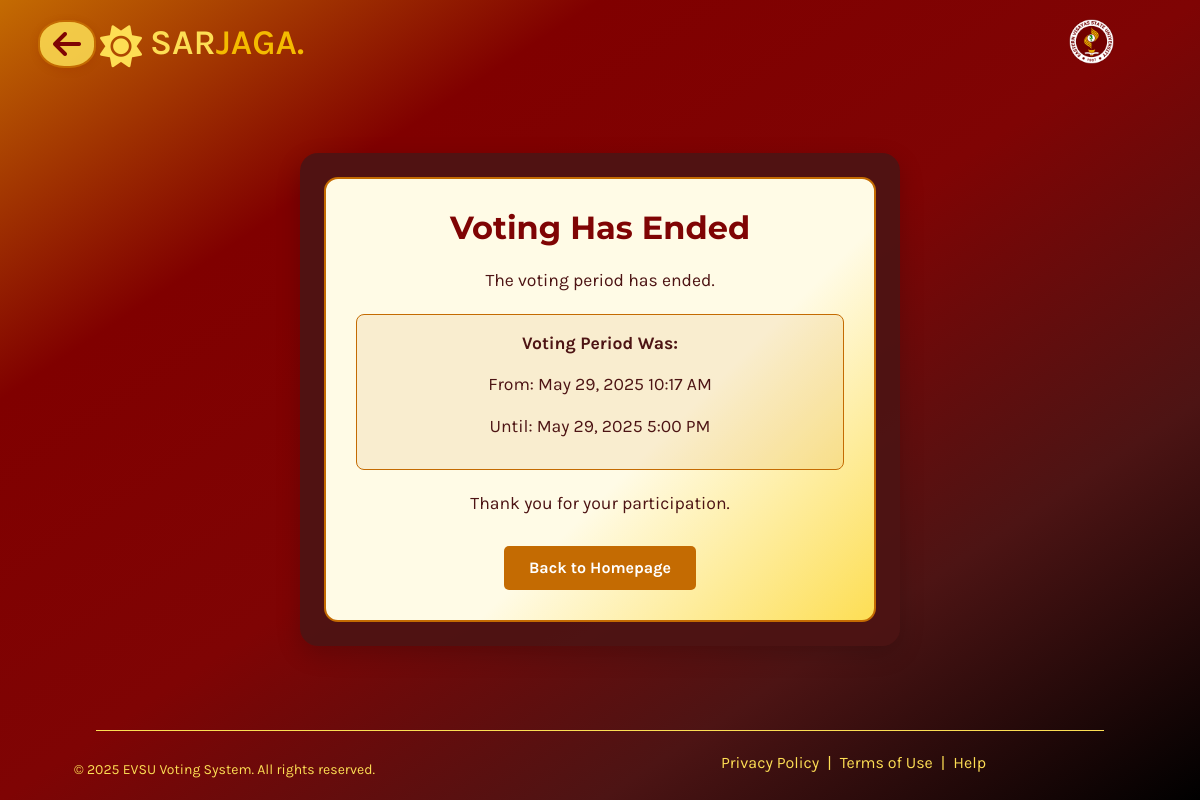
Page /scanner.php on the earlier database version.
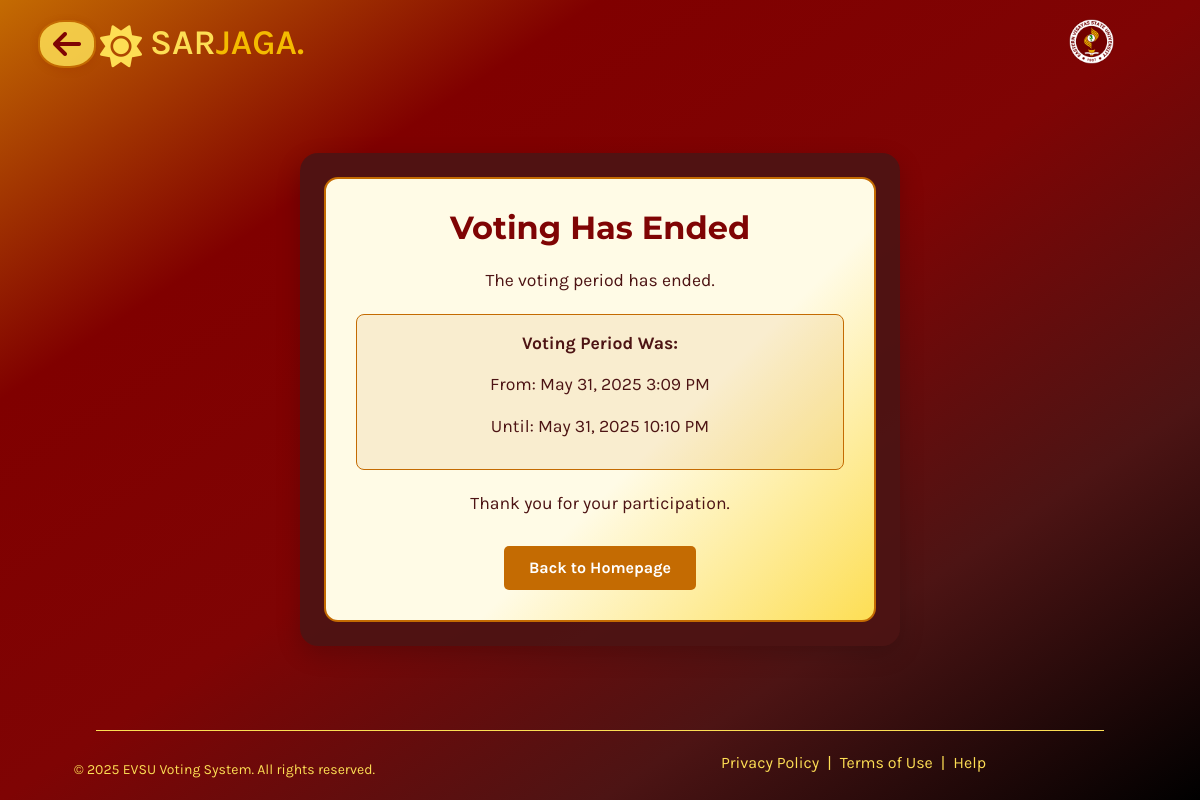
Same page on the later database version.
### tables this page shows
CREATE TABLE `scanner_settings` (
  `id` int(11) NOT NULL,
  `start_datetime` datetime NOT NULL,
  `end_datetime` datetime NOT NULL,
  `created_at` timestamp NOT NULL DEFAULT current_timestamp(),
  `updated_at` timestamp NOT NULL DEFAULT current_timestamp() ON UPDATE current_timestamp()
);

### scanner.php (the view, shortened to what this page needs)
<?php
include 'db.php';
$stmt = $conn->prepare("SELECT start_datetime, end_datetime FROM scanner_settings ORDER BY id DESC LIMIT 1");
$stmt->execute();
$result = $stmt->get_result();
$voting_status = '';
$start_time = '';
$end_time = '';
if ($result->num_rows > 0) {
    $settings = $result->fetch_assoc();
    $now = new DateTime();
    $start = new DateTime($settings['start_datetime']);
    $end = new DateTime($settings['end_datetime']);
    if ($now < $start) {
        $voting_status = 'not_started';
        $start_time = $start->format('F j, Y g:i A');
        $end_time = $end->format('F j, Y g:i A');
    } elseif ($now > $end) {
        $voting_status = 'ended';
        $start_time = $start->format('F j, Y g:i A');
        $end_time = $end->format('F j, Y g:i A');
    }
} else {
    $voting_status = 'not_set';
}
?>
<!DOCTYPE html>
<html lang="en">
<head>
    <link href="https://cdn.jsdelivr.net/npm/bootstrap@5.3.0-alpha3/dist/css/bootstrap.min.css" rel="stylesheet">
    <link rel="stylesheet" href="https://cdnjs.cloudflare.com/ajax/libs/font-awesome/6.5.0/css/all.min.css">
</head>
<body>
    <a href="Homepage.html" class="back-icon entrance-animate" title="Back to Homepage">
        <i class="fas fa-arrow-left"></i>
    </a>
    <header class="entrance-animate">
        <nav>
            <div class="logo">
                <a href="Homepage.html"><i class="fas fa-sun" style="margin-right: 8px;"></i>SAR<span>JAGA.</span></a>
            </div>
            <ul>
                <li class="evsu-logo-nav">
                    <a href="#">
                        <img src="Images/EvsuLogo.png" alt="EVSU Logo">
                    </a>
                </li>
            </ul>
        </nav>
    </header>
    <?php if ($voting_status === ''): ?>
        <div class="main-container entrance-animate">
            <div class="scanner-section">
                <h2>QR code Scanner to VOTE</h2>
                <div class="current-time-info">
                    Date: <span id="current-date"></span><br>
                    Time: <span id="current-time"></span>
                </div>
                <div id="reader"></div>
                <div style="width: 100%; display: flex; justify-content: center; margin-top: 18px;">
                    <button id="scan-image-btn" type="button" title="Scan QR from Image" style="background: rgba(253,222,84,0.85); border: 2.5px solid #C46B02; border-radius: 12px; width: 180px; height: 48px; display: flex; align-items: center; justify-content: center; color: #7F0404; font-size: 1.15rem; box-shadow: 0 2px 10px rgba(124,4,4,0.13); cursor: pointer; transition: background 0.25s, border 0.25s, box-shadow 0.25s, transform 0.25s; gap: 10px;">
                        <i class="fas fa-upload"></i>
                        Upload Image
                    </button>
                    <input type="file" id="qr-image-input" accept="image/*" style="display:none;">
                </div>
            </div>
        </div>
    <?php else: ?>
        <div class="unavailable-container entrance-animate">
            <div class="unavailable-message">
                <h2>
                    <?php
                    if ($voting_status === 'not_started')
                        echo 'Voting Not Started';
                    elseif ($voting_status === 'ended')
                        echo 'Voting Has Ended';
                    else
                        echo 'Voting Not Available';
                    ?>
                </h2>
                <?php if ($voting_status === 'not_started'): ?>
                    <p>The voting period has not started yet.</p>
                    <div class="time-info">
                        <p><strong>Voting Period:</strong></p>
                        <p>Starts: <?php echo $start_time; ?></p>
                        <p>Ends: <?php echo $end_time; ?></p>
                    </div>
                    <p>Please come back during the scheduled voting period.</p>
                <?php elseif ($voting_status === 'ended'): ?>
                    <p>The voting period has ended.</p>
                    <div class="time-info">
                        <p><strong>Voting Period Was:</strong></p>
                        <p>From: <?php echo $start_time; ?></p>
                        <p>Until: <?php echo $end_time; ?></p>
                    </div>
                    <p>Thank you for your participation.</p>
                <?php else: ?>
                    <p>The voting period has not been set up yet.</p>
                    <p>Please contact the administrator for more information.</p>
                <?php endif; ?>
                <a href="Homepage.html" class="back-btn">Back to Homepage</a>
            </div>
        </div>
    <?php endif; ?>
    <footer class="entrance-animate entrance-animate">
        <p>&copy; 2025 EVSU Voting System. All rights reserved.</p>
        <nav>
            <a href="#">Privacy Policy </a> | <a href="#">Terms of Use </a> | <a href="#">Help</a>
        </nav>
    </footer>
</body>
</html>

Differences in the rows shown:
removed scanner_settings: start_datetime "May 29, 2025 10:17 AM", end_datetime "May 29, 2025 5:00 PM"
added scanner_settings: start_datetime "May 31, 2025 3:09 PM", end_datetime "May 31, 2025 10:10 PM"
